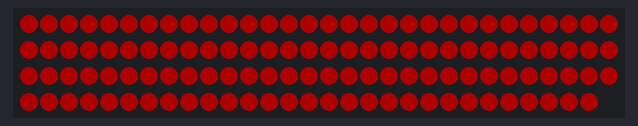
A program run on a simulated MicroPython board. On the bench: 119 RGB LEDs in strip order, left to right, continuing on the next row. Dim RGB values are drawn brighter than linear.

Above: at 0.1 s.
At 4.1 s:
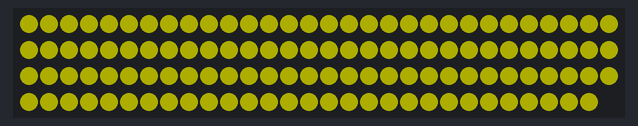
At 6.1 s:
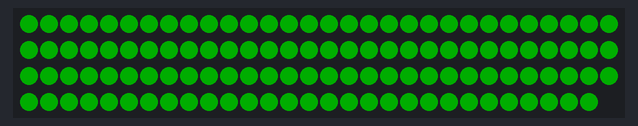
At 8.1 s:
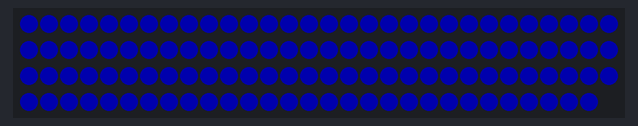
At 12.1 s:
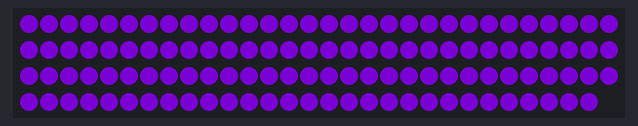
At 16.2 s:
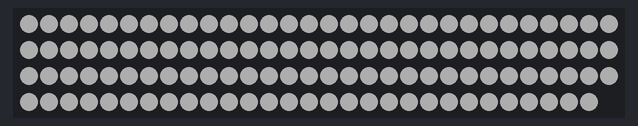

The program:

04-named-colors.py
```python
from neopixel import NeoPixel
from utime import sleep
import config

# read parameters from hardware configuration file
NEOPIXEL_PIN = config.NEOPIXEL_PIN
NUMBER_PIXELS = config.NUMBER_PIXELS

strip = NeoPixel(machine.Pin(NEOPIXEL_PIN), NUMBER_PIXELS)

max_val = 50
red = (max_val, 0, 0)
orange = (140, 60, 0)
yellow = (max_val, max_val, 0)
green = (0, max_val, 0)
blue = (0, 0, max_val)
cyan = (0, max_val, max_val)
indigo = (75, 0, 130)
violet = (138, 43, 226)
white = (max_val, max_val, max_val)
colors = (red, orange, yellow, green, blue, cyan, indigo, violet, white)

def strip_off():
    for i in range(0, NUMBER_PIXELS - 1):
        # turn index red pixel on for a short delay
        strip[i] = (0,0,0)
    strip.write()

def color_wipe(color):
    for i in range(0, NUMBER_PIXELS):
        strip[i] = color
    strip.write()

on_delay = 1.5
off_delay = .5
while True:
    for i in range(0, len(colors)):
        color_wipe(colors[i])
        sleep(on_delay)
        strip_off()
        sleep(off_delay)
    
```

config.py
```python
from neopixel import NeoPixel
from utime import sleep

NEOPIXEL_PIN = 0
NUMBER_PIXELS = 119
```

Measured:
- by itself, everything shown: repeats every 18.1 s, in 18 steps
- what the display in image 1 shows lasts 1.5 s, from 4.0 s to 5.5 s
